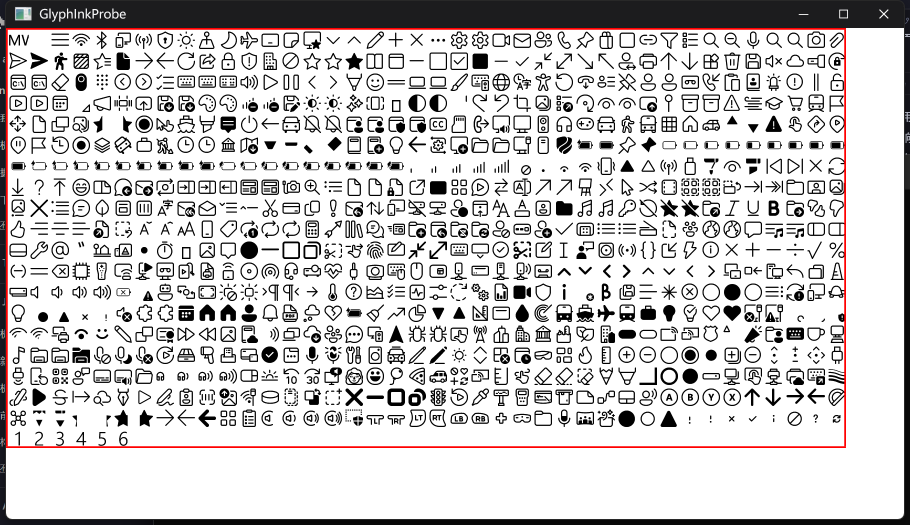
#> input picture spike/GlyphInkProbe/grab-fluent.png, 1820 x 1050 px (shown at 1/2 size)
$ python bands.py ../GlyphInkProbe/grab-fluent.png ../GlyphInkProbe/grab-markup.png ../GlyphInkProbe/grab-markup.png
#> lines starting #> are read from the running program, lines starting #| are printed output that depends on the picture
"""Crop a captured Gallery page to its content region and split it into readable bands.

The window is captured at full physical resolution (dpi=168 on a 175% machine), so a whole 1925x1435 frame
read by eye shows nothing useful - a 32 DIP row is 56 px there. This cuts the nav pane and the title bar off
and slices what is left into bands scaled back to about 1 DIP per pixel, which is the only regime where a
spacing error is visible without measuring. It is a looking tool, not a judgment: any number still comes from
a pixel scan or a property read-back.
"""
import os
import sys

from PIL import Image

SCALE = 1.0 / 1.75  # physical px -> DIP
NAV_PANE_DIP = 240
TITLE_BAR_DIP = 48
BAND_DIP = 520


def crop(path, out_dir, first_band_only=False):
#> called with path = '../GlyphInkProbe/grab-fluent.png', out_dir = 'spike/SpacingSweep/out/bands', first_band_only = False
    image = Image.open(path)
#> image is the input picture: PIL image 1820x1050 RGBA; mean R, G, B, A 205.3, 203, 203.2, 255
    width, height = image.size
#> width = 1820; height = 1050
    left = int(NAV_PANE_DIP * 1.75)
    top = int(TITLE_BAR_DIP * 1.75)
    content = image.crop((left, top, width, height))
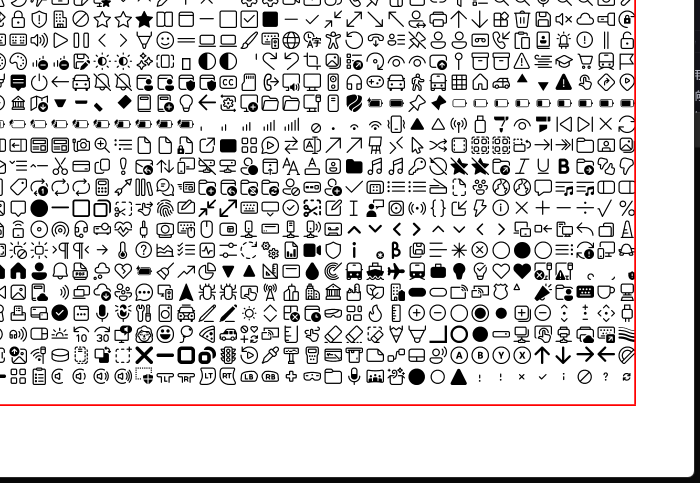
#> content: PIL image 1400x966 RGBA (shown at 1/2 size); mean R, G, B, A 216, 214.7, 214.7, 255
    bands = max(1, -(-content.height // int(BAND_DIP * 1.75)))
#> bands = 2
    names = []
    for index in range(bands):
        if first_band_only and index:
            break
        start = index * int(BAND_DIP * 1.75)
#> start = 0
        band = content.crop((0, start, content.width, min(content.height, start + int(BAND_DIP * 1.75))))
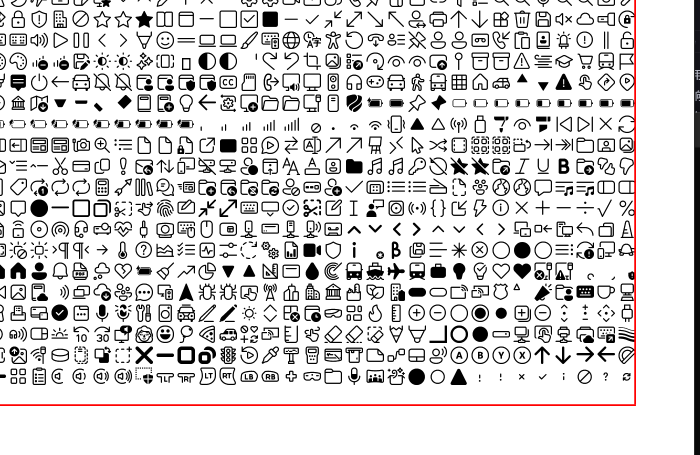
#> band: PIL image 1400x910 RGBA (shown at 1/2 size); mean R, G, B, A 217, 215.5, 215.5, 255
        band = band.resize((int(band.width * SCALE), int(band.height * SCALE)), Image.LANCZOS)
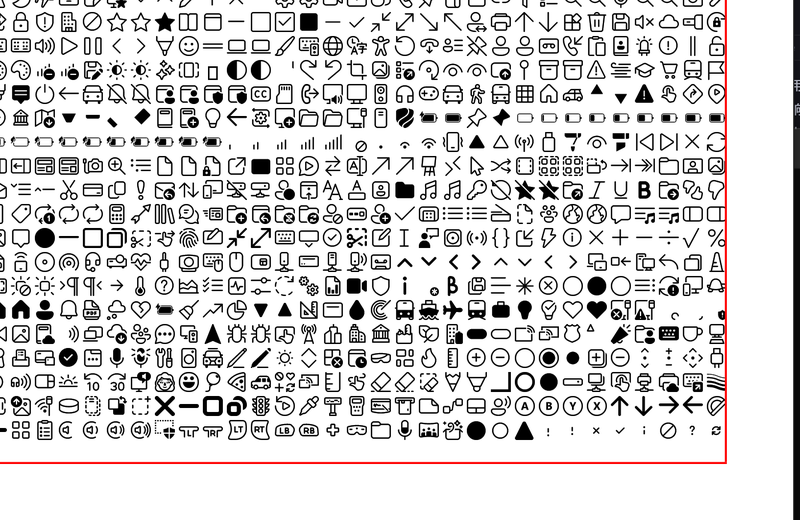
#> band: PIL image 800x520 RGBA; mean R, G, B, A 215.8, 214.3, 214.3, 255
        name = os.path.join(out_dir, f"{os.path.splitext(os.path.basename(path))[0]}-{index + 1}.png")
        band.save(name)
        names.append(name)
    return names


def main():
    out_dir = os.path.join(os.path.dirname(os.path.abspath(__file__)), "out", "bands")
    os.makedirs(out_dir, exist_ok=True)
    first = len(sys.argv) > 3 and sys.argv[3] == "--first"
    for path in sys.argv[1:3]:
        for name in crop(path, out_dir, first):
            print(name)
#> pass 2 of the loop in main, `for path in sys.argv[1:3]:`:
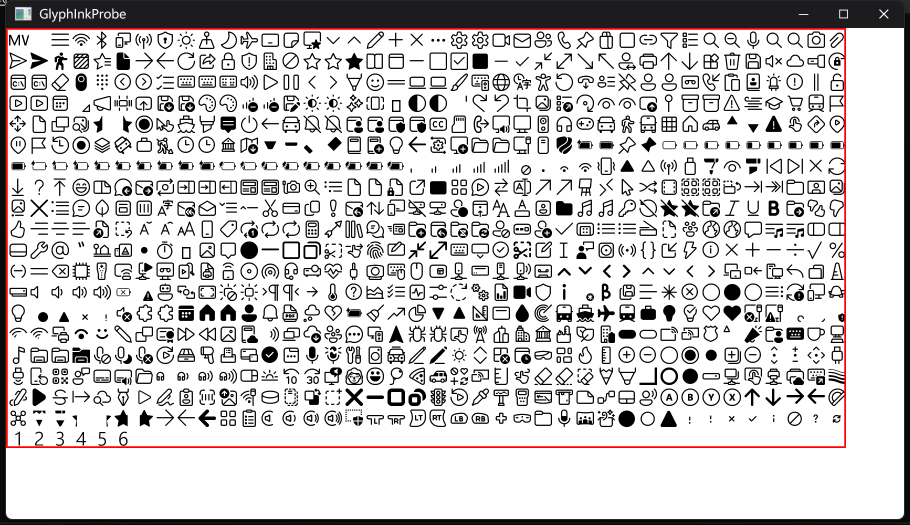
#> input picture spike/GlyphInkProbe/grab-markup.png, 1820 x 1050 px (shown at 1/2 size)
#> in crop, image is the input picture: PIL image 1820x1050 RGBA; mean R, G, B, A 205.2, 202.8, 203, 255
#> in crop (call 2), `content = image.crop((left, top, width, height))`:
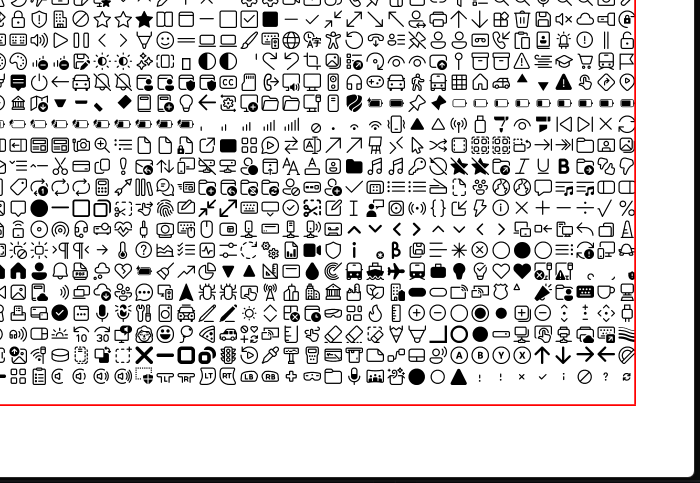
#> content: PIL image 1400x966 RGBA (shown at 1/2 size); mean R, G, B, A 216, 214.7, 214.7, 255
#> in crop (call 2), `band = band.resize((int(band.width * SCALE), int(band.height * SCALE))..`:
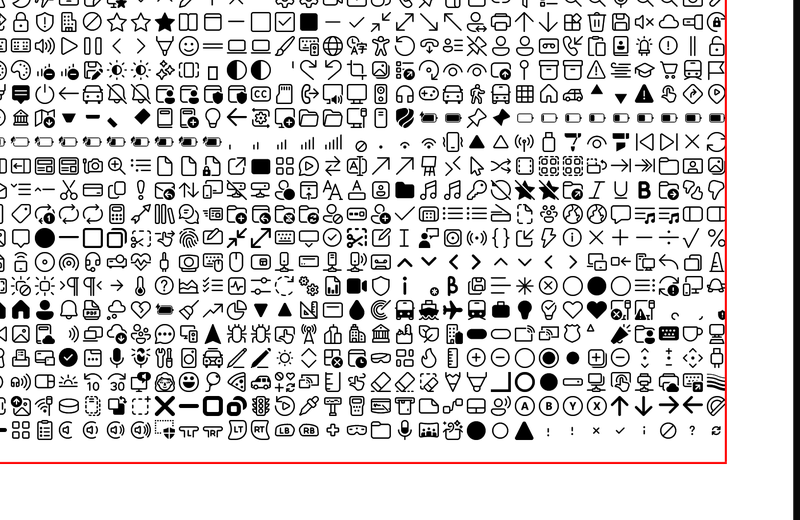
#> band: PIL image 800x520 RGBA; mean R, G, B, A 215.7, 214.2, 214.2, 255


if __name__ == "__main__":
    main()
